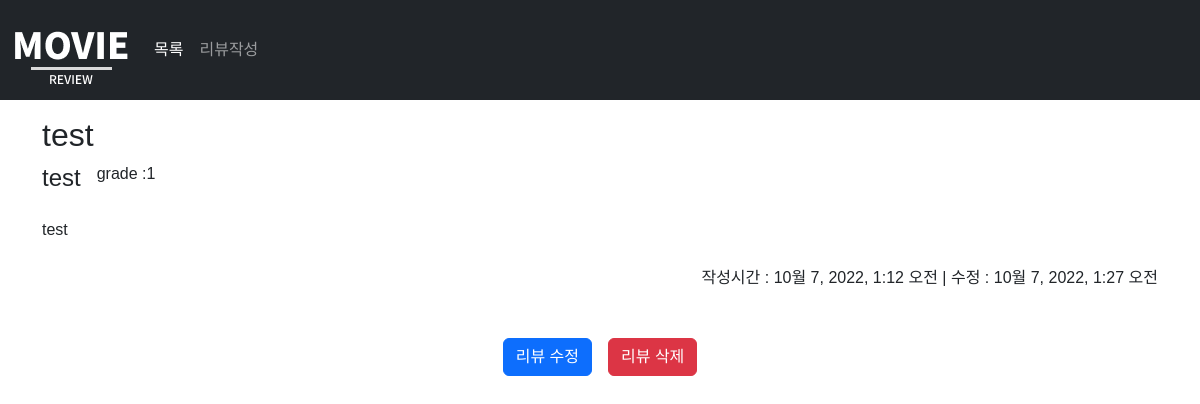
The page /1 on the database its author committed.
### movie_review/models.py (models this page shows)
class Review(models.Model):
    title = models.CharField(max_length=20)
    content = models.TextField()
    movie_name = models.CharField(max_length=20)
    garde = models.IntegerField(default=1)
    created_at = models.DateTimeField(auto_now_add=True)
    updated_at = models.DateTimeField(auto_now=True)

### movie_review/views.py (the view)
# urls.py: path('<int:pk>', views.detail, name='detail'),
def detail(request,pk):
    review = Review.objects.get(pk=pk)
    context = {
        'review':review,
    }
    return render(request, 'movie_review/detail.html', context)

### movie_review/templates/movie_review/detail.html (shortened to what this page needs)
{% extends 'base.html' %}
{% block content %}
  <div class='mt-3'>
    <h2>{{ review.title }}</h2>
    <div class='d-flex align-items-center'>
      <h4 class='me-3'>
        {{ review.movie_name }}</h4>
      <p>
        grade :{{ review.garde }}
      </p>
    </div>
    <div class='mt-3'>
      <p>{{ review.content }}</p>
    </div>
    <div class='mt-4'>
      <p class='text-end'>
        작성시간 :
        {{ review.created_at }}
        | 수정 :
        {{ review.updated_at }}
      </p>
    </div>
    <div class="d-flex justify-content-center mt-5">
      <a href="{% url 'movie_review:update' review.pk %}" class="btn btn-primary me-3">리뷰 수정</a>
      <form action="{% url 'movie_review:delete' review.pk %}" method="POST">
        <button type="submit" class="btn btn-danger">리뷰 삭제</button>
      </form>
    </div>
  </div>
{% endblock content %}

### movie_review/static/movie_review/style.css (style rules this page uses)
* { font-family: "Noto Sans KR", sans-serif; box-sizing: border-box; }
a { text-decoration: none; color: inherit; }

### rows shown on the page
Review: title "test", movie_name "test", garde "1", content "test", created_at "10월 7, 2022, 1:12 오전", updated_at "10월 7, 2022, 1:27 오전"
